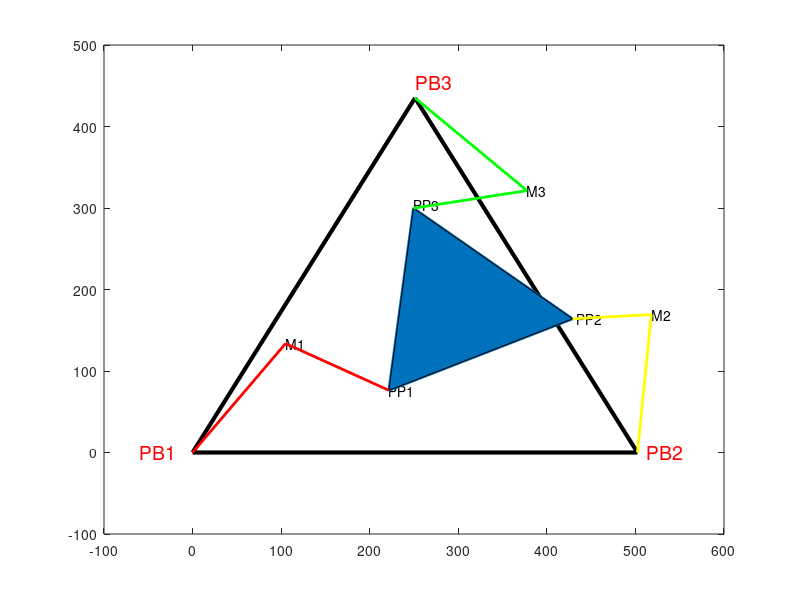

MATLAB code for this plot:
clc
clear all
close all
%% base coordinate
R=290*sqrt(3); % side lenth of the triangle base.(mm)
r=130;%the distance from the vertex to the center of the platform
%coordinate of three vertex of the base
PB1=[0,0];
PB2=[R,0];
PB3=[R/2,sqrt(3)*R/2];
%% link lenth (mm)
%lenth of first arm
SA=170;
SB=170;
SC=170;
%length of second arm
L=130;
%%
%input the cartesian coordinate
xc=300;
yc=180;
a=0.4;
%coordinate of three vertexs of the platform
pp1=[xc-r*cos(pi/6+a),yc-r*sin(pi/6+a)]; 
pp2=[xc+r*sin(2*pi/3-a),yc+r*cos(2*pi/3-a)];
pp3=[xc-r*cos(pi/2-a),yc+r*sin(pi/2-a)];
c1=atan2(yc-r*sin(pi/6+a), xc-r*cos(pi/6+a)); 
c2=atan2(yc+r*cos(2*pi/3-a) -R,xc+r*sin(2*pi/3-a));
c3=atan2(yc+r*sin(pi/2-a)-R*sqrt(3)/2,(xc-r*cos(pi/2-a)-R/2));
d1=acos((SA^2-L^2+norm(pp1-PB1)*norm(pp1-PB1))/(2*SA*norm(pp1-PB1)));
d2=acos((SB^2-L^2+norm(pp2-PB2)^2)/(2*SB*norm(pp2-PB2)));
d3=acos((SC^2-L^2+norm(pp3-PB3)^2)/(2*SC*norm(pp3-PB3)));

theta1=c1+d1;
theta2=c2+d2;
theta3=c3+d3;
%two position of M
M1=[SA*cos(theta1),SA*sin(theta1)];
M2=[R+SB*sin(theta2),SB*cos(theta2)];
M3=[R*0.5+SC*cos(theta3),R*sqrt(3)*0.5+SC*sin(theta3)];
%computed length for the second arm

figure (1) 
title('parallel robot IK')
Base=[PB1;PB2;PB3;PB1];
plot(Base(:,1),Base(:,2),'k-','linewidth',3);
text(PB1(1)-60,PB1(2),'PB1','Color','red','FontSize',14);
text(PB2(1)+10,PB2(2),'PB2','Color','red','FontSize',14);
text(PB3(1),PB3(2)+20,'PB3','Color','red','FontSize',14);
axis([-100 600 -100 500]);
hold on
platform=[pp1;pp2;pp3;pp1];
text(pp1(1),pp1(2),'PP1');
text(pp2(1)+5,pp2(2),'PP2');
text(pp3(1),pp3(2)+5,'PP3');
plot(platform(:,1),platform(:,2),'Color',[0 0.4470 0.7410],'linewidth',2);
fill([pp1(1),pp2(1),pp3(1)],[pp1(2),pp2(2),pp3(2)],[0 0.4470 0.7410]);
link1=[PB1;M1;pp1];
link2=[PB2;M2;pp2];
link3=[PB3;M3;pp3];
text(M1(1),M1(2),'M1');
text(M2(1),M2(2),'M2');
text(M3(1),M3(2),'M3');
plot(link1(:,1),link1(:,2),'r-','linewidth',2);
plot(link2(:,1),link2(:,2),'y-','linewidth',2);
plot(link3(:,1),link3(:,2),'g-','linewidth',2);